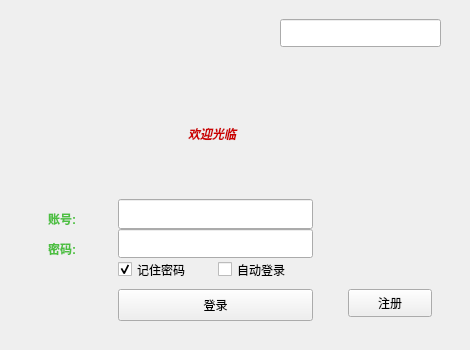
<?xml version="1.0" encoding="UTF-8"?>
<ui version="4.0">
 <class>LoginWidget</class>
 <widget class="QWidget" name="LoginWidget">
  <property name="geometry">
   <rect>
    <x>0</x>
    <y>0</y>
    <width>470</width>
    <height>350</height>
   </rect>
  </property>
  <property name="windowTitle">
   <string>LoginWidget</string>
  </property>
  <widget class="QWidget" name="login_main_widget" native="true">
   <property name="geometry">
    <rect>
     <x>18</x>
     <y>9</y>
     <width>433</width>
     <height>332</height>
    </rect>
   </property>
   <property name="minimumSize">
    <size>
     <width>433</width>
     <height>332</height>
    </size>
   </property>
   <property name="maximumSize">
    <size>
     <width>433</width>
     <height>332</height>
    </size>
   </property>
   <property name="styleSheet">
    <string notr="true"/>
   </property>
   <widget class="QWidget" name="login_con_widget" native="true">
    <property name="geometry">
     <rect>
      <x>0</x>
      <y>180</y>
      <width>427</width>
      <height>150</height>
     </rect>
    </property>
    <property name="minimumSize">
     <size>
      <width>0</width>
      <height>150</height>
     </size>
    </property>
    <property name="maximumSize">
     <size>
      <width>16777215</width>
      <height>150</height>
     </size>
    </property>
    <widget class="QPushButton" name="pushButtonlogin">
     <property name="geometry">
      <rect>
       <x>100</x>
       <y>100</y>
       <width>195</width>
       <height>32</height>
      </rect>
     </property>
     <property name="minimumSize">
      <size>
       <width>195</width>
       <height>32</height>
      </size>
     </property>
     <property name="text">
      <string>登录</string>
     </property>
    </widget>
    <widget class="QLineEdit" name="lineEditPass">
     <property name="geometry">
      <rect>
       <x>100</x>
       <y>40</y>
       <width>195</width>
       <height>29</height>
      </rect>
     </property>
     <property name="font">
      <font>
       <family>微软雅黑</family>
       <pointsize>10</pointsize>
       <weight>50</weight>
       <italic>false</italic>
       <bold>false</bold>
      </font>
     </property>
     <property name="text">
      <string/>
     </property>
     <property name="echoMode">
      <enum>QLineEdit::Password</enum>
     </property>
    </widget>
    <widget class="QCheckBox" name="checkBox_2">
     <property name="geometry">
      <rect>
       <x>200</x>
       <y>70</y>
       <width>91</width>
       <height>21</height>
      </rect>
     </property>
     <property name="text">
      <string>自动登录</string>
     </property>
    </widget>
    <widget class="QLineEdit" name="lineEditQQ">
     <property name="geometry">
      <rect>
       <x>100</x>
       <y>10</y>
       <width>195</width>
       <height>30</height>
      </rect>
     </property>
     <property name="font">
      <font>
       <family>微软雅黑</family>
       <pointsize>10</pointsize>
       <weight>50</weight>
       <italic>false</italic>
       <bold>false</bold>
      </font>
     </property>
     <property name="text">
      <string/>
     </property>
    </widget>
    <widget class="QCheckBox" name="checkBox">
     <property name="geometry">
      <rect>
       <x>100</x>
       <y>70</y>
       <width>81</width>
       <height>21</height>
      </rect>
     </property>
     <property name="text">
      <string>记住密码</string>
     </property>
     <property name="checked">
      <bool>true</bool>
     </property>
    </widget>
    <widget class="QPushButton" name="pushButtonRegister">
     <property name="geometry">
      <rect>
       <x>330</x>
       <y>100</y>
       <width>84</width>
       <height>28</height>
      </rect>
     </property>
     <property name="text">
      <string>注册</string>
     </property>
    </widget>
    <widget class="QLabel" name="labelQQ">
     <property name="geometry">
      <rect>
       <x>30</x>
       <y>20</y>
       <width>63</width>
       <height>20</height>
      </rect>
     </property>
     <property name="text">
      <string>&lt;html&gt;&lt;head/&gt;&lt;body&gt;&lt;p&gt;&lt;span style=&quot; font-weight:600; color:#4cbf40;&quot;&gt;账号:&lt;/span&gt;&lt;/p&gt;&lt;/body&gt;&lt;/html&gt;</string>
     </property>
    </widget>
    <widget class="QLabel" name="labelPasswd">
     <property name="geometry">
      <rect>
       <x>30</x>
       <y>50</y>
       <width>63</width>
       <height>20</height>
      </rect>
     </property>
     <property name="text">
      <string>&lt;html&gt;&lt;head/&gt;&lt;body&gt;&lt;p&gt;&lt;span style=&quot; font-weight:600; color:#4cbf40;&quot;&gt;密码:&lt;/span&gt;&lt;/p&gt;&lt;/body&gt;&lt;/html&gt;</string>
     </property>
    </widget>
   </widget>
   <widget class="QLabel" name="label">
    <property name="geometry">
     <rect>
      <x>170</x>
      <y>110</y>
      <width>81</width>
      <height>31</height>
     </rect>
    </property>
    <property name="text">
     <string>&lt;html&gt;&lt;head/&gt;&lt;body&gt;&lt;p&gt;&lt;span style=&quot; font-weight:600; font-style:italic; color:#cc0000;&quot;&gt;欢迎光临&lt;/span&gt;&lt;/p&gt;&lt;/body&gt;&lt;/html&gt;</string>
    </property>
   </widget>
   <widget class="QLineEdit" name="lineEditTime">
    <property name="geometry">
     <rect>
      <x>262</x>
      <y>10</y>
      <width>161</width>
      <height>28</height>
     </rect>
    </property>
   </widget>
  </widget>
 </widget>
 <layoutdefault spacing="6" margin="11"/>
 <resources/>
 <connections/>
</ui>
